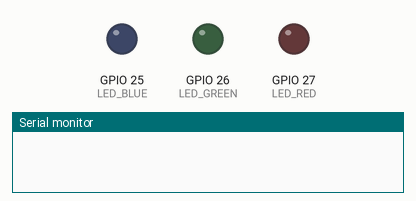
This sketch was run on a simulated ESP32. Parts: output pins drawn as LEDs (lit = HIGH), the last lines printed to the serial monitor. WiFi joins after 1.5 s; servers stay silent unless stated; random numbers use the default seed unless the sketch sets one.

Above: at 0.0 s.
At 1.1 s:
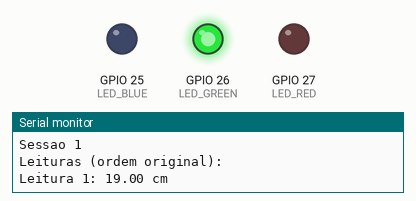
At 11.1 s:
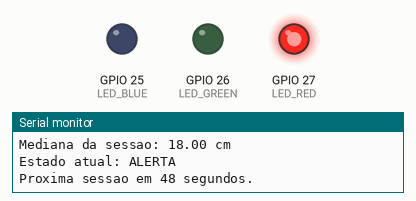
Timing chart, 0 to 12.6 s (numbered marks = the images above):
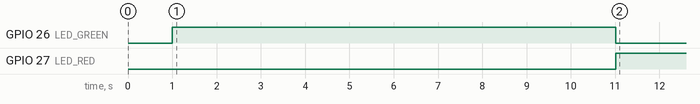

The sketch:

firmware_v2.ino
```cpp
/*
  ==========================================================
  PROJETO MOTIVA - MONITORAMENTO DE VEGETACAO
  FIRMWARE 2.0
  Checkpoint S2-CP02 - Atualizacao Remota de Firmware (OTA)
  ==========================================================
  Mantem tudo do FW 1.0 e acrescenta:
  - Ordenacao das 5 leituras (copia) em ordem crescente
  - Exibicao da ordem original e da ordem ordenada
  - Calculo da mediana (3o elemento do vetor ordenado)
  - Histerese baseada na mediana (estados NORMAL / ALERTA)
  - LED verde = NORMAL, LED vermelho = ALERTA
*/

#include <WiFi.h>
#include <WiFiClientSecure.h>
#include <HTTPClient.h>
#include <HTTPUpdate.h>

// ---------- CONFIGURACOES (AJUSTE AQUI) ----------
const char* WIFI_SSID = "Wokwi-GUEST";
const char* WIFI_PASS = "";

const char* VERSION_URL = "https://raw.githubusercontent.com/victor-hugo-ab/repositorio-firmware/main/version.json";

const String CURRENT_VERSION = "2.0";

// ---------- PINOS ----------
const int LED_BLUE  = 25;
const int LED_GREEN = 26;
const int LED_RED   = 27;

// ---------- CONSTANTES DE TEMPO ----------
const unsigned long INTERVALO_LEITURA = 2000UL;
const unsigned long INTERVALO_SESSAO  = 48000UL;
const int LEITURAS_POR_SESSAO = 5;

// ---------- VARIAVEIS GLOBAIS ----------
float leituras[LEITURAS_POR_SESSAO];
float leiturasOrdenadas[LEITURAS_POR_SESSAO];
int sessaoAtual = 0;
unsigned long inicioSessao = 0;
bool atualizacaoRealizada = false;

enum EstadoVegetacao { NORMAL, ALERTA };
EstadoVegetacao estadoAtual = NORMAL;

// ================= SETUP =================
void setup() {
  Serial.begin(115200);
  delay(1000);

  pinMode(LED_BLUE, OUTPUT);
  pinMode(LED_GREEN, OUTPUT);
  pinMode(LED_RED, OUTPUT);
  atualizarLed();

  randomSeed(analogRead(0));

  Serial.println("========================================");
  Serial.println("MONITORAMENTO DE VEGETACAO - FW 2.0");
  Serial.println("========================================");

  inicioSessao = millis();
}

// ================= LOOP =================
void loop() {
  executarSessao();
  sessaoAtual++;

  if (sessaoAtual >= 3 && !atualizacaoRealizada) {
    verificarAtualizacao();
  }

  aguardarProximaSessao();
}

// ================= LEITURAS =================

void gerarLeituras() {
  Serial.println("Leituras (ordem original):");
  for (int i = 0; i < LEITURAS_POR_SESSAO; i++) {
    leituras[i] = random(10, 21);
    Serial.print("Leitura ");
    Serial.print(i + 1);
    Serial.print(": ");
    Serial.print(leituras[i]);
    Serial.println(" cm");
    delay(INTERVALO_LEITURA);
  }
}

void ordenarLeituras() {
  for (int i = 0; i < LEITURAS_POR_SESSAO; i++) {
    leiturasOrdenadas[i] = leituras[i];
  }
  // Bubble sort (vetor pequeno, 5 elementos)
  for (int i = 0; i < LEITURAS_POR_SESSAO - 1; i++) {
    for (int j = 0; j < LEITURAS_POR_SESSAO - 1 - i; j++) {
      if (leiturasOrdenadas[j] > leiturasOrdenadas[j + 1]) {
        float tmp = leiturasOrdenadas[j];
        leiturasOrdenadas[j] = leiturasOrdenadas[j + 1];
        leiturasOrdenadas[j + 1] = tmp;
      }
    }
  }
}

void imprimirOrdenadas() {
  Serial.print("Valores ordenados: ");
  for (int i = 0; i < LEITURAS_POR_SESSAO; i++) {
    Serial.print(leiturasOrdenadas[i]);
    if (i < LEITURAS_POR_SESSAO - 1) Serial.print(", ");
  }
  Serial.println();
}

float calcularMedia() {
  float soma = 0;
  for (int i = 0; i < LEITURAS_POR_SESSAO; i++) soma += leituras[i];
  return soma / LEITURAS_POR_SESSAO;
}

float calcularMediana() {
  return leiturasOrdenadas[2]; // terceiro elemento (indice 2) do vetor ordenado
}

// ================= HISTERESE / LED =================

void avaliarHisterese(float mediana) {
  if (mediana >= 16.0) {
    estadoAtual = ALERTA;
  } else if (mediana <= 14.0) {
    estadoAtual = NORMAL;
  }
  // Entre 14 e 16 cm: mantem o estado anterior (nao faz nada aqui)
  atualizarLed();
}

void atualizarLed() {
  digitalWrite(LED_BLUE, LOW);
  if (estadoAtual == NORMAL) {
    digitalWrite(LED_GREEN, HIGH);
    digitalWrite(LED_RED, LOW);
  } else {
    digitalWrite(LED_GREEN, LOW);
    digitalWrite(LED_RED, HIGH);
  }
}

// ================= SESSAO =================

void executarSessao() {
  Serial.println("----------------------------------------");
  Serial.print("Sessao ");
  Serial.println(sessaoAtual + 1);

  gerarLeituras();
  ordenarLeituras();
  imprimirOrdenadas();

  float media = calcularMedia();
  float mediana = calcularMediana();

  Serial.print("Media da sessao: ");
  Serial.print(media);
  Serial.println(" cm");
  Serial.print("Mediana da sessao: ");
  Serial.print(mediana);
  Serial.println(" cm");

  avaliarHisterese(mediana);

  Serial.print("Estado atual: ");
  Serial.println(estadoAtual == NORMAL ? "NORMAL" : "ALERTA");
  Serial.println("Proxima sessao em 48 segundos.");
}

void aguardarProximaSessao() {
  unsigned long decorrido = millis() - inicioSessao;
  if (decorrido < INTERVALO_SESSAO) {
    delay(INTERVALO_SESSAO - decorrido);
  }
  inicioSessao += INTERVALO_SESSAO;
}

// ================= OTA (mantido do FW 1.0) =================

bool conectarWiFi() {
  Serial.println("Conectando ao WiFi (Wokwi-GUEST)...");
  WiFi.begin(WIFI_SSID, WIFI_PASS);
  unsigned long inicio = millis();
  while (WiFi.status() != WL_CONNECTED && millis() - inicio < 10000) {
    delay(300);
    Serial.print(".");
  }
  Serial.println();
  if (WiFi.status() == WL_CONNECTED) {
    Serial.print("WiFi conectado. IP: ");
    Serial.println(WiFi.localIP());
    return true;
  }
  Serial.println("ERRO: nao foi possivel conectar ao WiFi.");
  return false;
}

String extrairValorJson(String json, String chave) {
  String busca = "\"" + chave + "\"";
  int idx = json.indexOf(busca);
  if (idx == -1) return "";
  idx = json.indexOf(":", idx);
  if (idx == -1) return "";
  int inicioValor = json.indexOf("\"", idx + 1);
  int fimValor = json.indexOf("\"", inicioValor + 1);
  if (inicioValor == -1 || fimValor == -1) return "";
  return json.substring(inicioValor + 1, fimValor);
}

void verificarAtualizacao() {
  Serial.println("========================================");
  Serial.println("Verificando atualizacao de firmware...");

  if (!conectarWiFi()) {
    Serial.println("Atualizacao cancelada: sem conexao Wi-Fi.");
    return;
  }

  WiFiClientSecure client;
  client.setInsecure();

  HTTPClient http;
  http.begin(client, VERSION_URL);
  int codigo = http.GET();

  if (codigo != 200) {
    Serial.print("ERRO: nao foi possivel acessar o manifesto. Codigo HTTP: ");
    Serial.println(codigo);
    http.end();
    return;
  }

  String payload = http.getString();
  http.end();

  String versaoDisponivel = extrairValorJson(payload, "version");
  String urlFirmware = extrairValorJson(payload, "url");

  Serial.print("Versao instalada: ");
  Serial.println(CURRENT_VERSION);
  Serial.print("Versao disponivel: ");
  Serial.println(versaoDisponivel);

  if (versaoDisponivel == "" || urlFirmware == "") {
    Serial.println("ERRO: manifesto invalido ou incompleto.");
    return;
  }

  if (versaoDisponivel == CURRENT_VERSION) {
    Serial.println("A versao instalada ja e a mais recente. Nenhuma atualizacao necessaria.");
    return;
  }

  Serial.println("Nova versao disponivel! Iniciando download e atualizacao OTA...");
  Serial.println(urlFirmware);

  WiFiClientSecure clientOta;
  clientOta.setInsecure();

  t_httpUpdate_return ret = httpUpdate.update(clientOta, urlFirmware);

  switch (ret) {
    case HTTP_UPDATE_FAILED:
      Serial.printf("ERRO na atualizacao OTA (%d): %s\n",
                     httpUpdate.getLastError(),
                     httpUpdate.getLastErrorString().c_str());
      break;
    case HTTP_UPDATE_NO_UPDATES:
      Serial.println("Nenhuma atualizacao disponivel.");
      break;
    case HTTP_UPDATE_OK:
      Serial.println("Atualizacao OK! Reiniciando...");
      atualizacaoRealizada = true;
      break;
  }
}
```

Measured:
- by itself, GPIO 26 (LED_GREEN): HIGH → LOW at 11.0 s
- by itself, GPIO 27 (LED_RED): LOW → HIGH at 11.0 s
